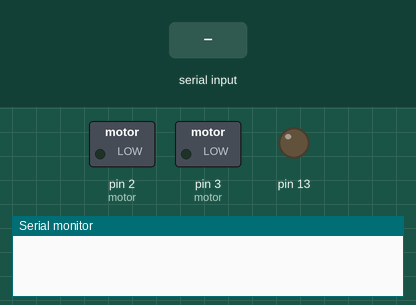
Recording of a sketch running on a simulated Arduino Uno, built with avr-gcc and run on an emulated ATmega328P. Parts: switched loads named in the sketch (green lamp = pin HIGH), output pins drawn as LEDs (lit = HIGH), the last lines printed to the serial monitor. Inputs (shaded band) come from the test bench. Pins used as bus, display or sensor lines are not drawn.

Above: at 1.2 s.
1.3 s: "o" received over Serial
At 2.2 s:
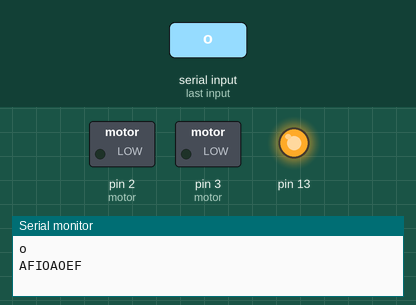
2.8 s: "f" received over Serial
At 3.4 s:
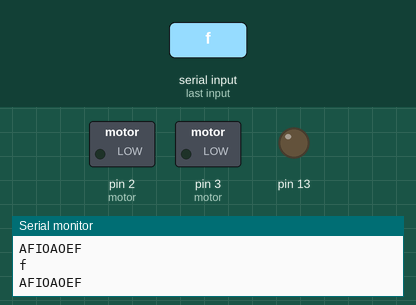
4.3 s: "b" received over Serial
Timing chart, 0 to 7.3 s (numbered marks = the images above; inputs shaded):
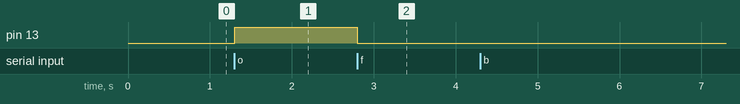

Measured:
- after the input at 1.3 s, pin 13: LOW → HIGH at once
- after the input at 2.8 s, pin 13: HIGH → LOW at once

The sketch:

H-Bridge.ino
```cpp
char inputChar;
String inputString = "";
byte motor[][4] = { //Q1, Q2, Q3, Q4
  {1, 2, 3, 4},     /*LeftMotor*/
  {5, 6, 7, 8},     /*RightMotor*/
};

void motorForward(byte forwardPins[]) {
  resetPins();
  digitalWrite(forwardPins[0], HIGH);
  digitalWrite(forwardPins[3], HIGH);
}

void motorReverse(byte reversePins[]) {
  resetPins();
  digitalWrite(reversePins[1], HIGH);
  digitalWrite(reversePins[2], HIGH);
}

void motorNeutral() {
  resetPins();
}

void motorBrake(byte brakePins[]) {
  resetPins();
  digitalWrite(brakePins[1], HIGH);
  digitalWrite(brakePins[3], HIGH);
}

void bluetoothRead() {
  if (Serial.available()) {
    while (Serial.available()) {
      char inChar = (char)Serial.read(); //read the input
      inputString += inChar;        //make a string of the characters coming on serial
      Serial.println("IN: " + inputString + "OVER");
    }

    while (Serial.available() > 0) {
      inputChar = Serial.read() ;  // clear the serial buffer
    }
  }
}

void resetPins() {
  for (byte i = 0; i < sizeof(motor)/sizeof(motor[0]); i++) {
    for (byte b = 0; b < sizeof(motor[0]); b++) {
      digitalWrite(motor[i][b], LOW);
    }
  }
}

void checkOutputs() {
  for (byte i = 0; i < sizeof(motor)/sizeof(motor[0]); i++) {
    for (byte b = 0; b < sizeof(motor[0]); b++) {
      Serial.print("Pin ");
      Serial.print(i);
      Serial.print("-");
      Serial.println(b + ": " + digitalRead(motor[i][b]));
    }
  }
}

void attackSequence() { //********************WEAPONIZE IF DOING BATTLEBOT********************

}

void setup()                    // run once, when the sketch starts
{
  Serial.begin(9600);            // set the baud rate to 9600, same should be of your Serial Monitor
  pinMode(13, OUTPUT);
  for (byte i = 0; i < 1; i++) {
    for (byte b = 0; b < 3; b++) {
      pinMode(motor[i][b], OUTPUT);
    }
  }
}

void loop() {
  //Read bluetooth input, if any
  //bluetoothRead();

  if (Serial.available() > 0) {
    char inputCharacter = (char)Serial.read();
    Serial.println(inputCharacter);
    Serial.println("AFIOAOEF");

    //LED testing for visual feedback
    if (inputCharacter == 'o') {       //in case of 'a' turn the LED on
      digitalWrite(13, HIGH);
    } else if (inputCharacter == 'f') { //incase of 'b' turn the LED off
      digitalWrite(13, LOW);
    }

    //move car based on input
    //f = forward, b = backwards, l = left, r = right, s = stop, a = attack, n = neutral

    if (inputCharacter == 'f') {              //If input is f move forwards
      motorForward(motor[0]);
      motorForward(motor[1]);
    } else if (inputCharacter == 'b') {       //If input is b move backwards
      motorReverse(motor[0]);
      motorReverse(motor[1]);
    } else if (inputCharacter == 'l') {       //If input is l turn left
      motorBrake(motor[0]);
      motorForward(motor[1]);
    } else if (inputCharacter == 'r') {       //If input is r turn right
      motorForward(motor[0]);
      motorBrake(motor[1]);
    } else if (inputCharacter == 'a') {       //If input is a attack
      attackSequence();                       //Should it stop when attacking?
    } else if (inputCharacter == 's') {       //If input is s stop
      motorBrake(motor[0]);
      motorBrake(motor[1]);
    } else if (inputCharacter == 'n') {
      motorNeutral();
    }
  }
  //checkOutputs();

  inputString = "";
}
```
